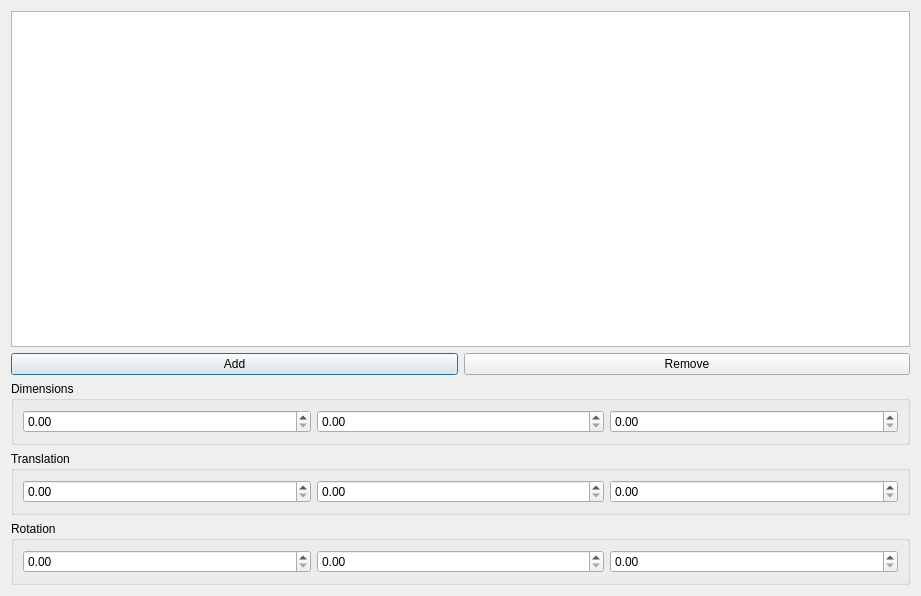
<?xml version="1.0" encoding="UTF-8"?>
<ui version="4.0">
 <class>Dialog</class>
 <widget class="QDialog" name="Dialog">
  <property name="geometry">
   <rect>
    <x>0</x>
    <y>0</y>
    <width>921</width>
    <height>596</height>
   </rect>
  </property>
  <property name="windowTitle">
   <string>Dialog</string>
  </property>
  <layout class="QVBoxLayout" name="verticalLayout">
   <item>
    <layout class="QHBoxLayout" name="mainLayout">
     <item>
      <layout class="QVBoxLayout" name="verticalLayout_2">
       <property name="sizeConstraint">
        <enum>QLayout::SetDefaultConstraint</enum>
       </property>
       <item>
        <widget class="QListWidget" name="cuboidList"/>
       </item>
       <item>
        <layout class="QHBoxLayout" name="horizontalLayout">
         <item>
          <widget class="QPushButton" name="addCuboidButton">
           <property name="text">
            <string>Add</string>
           </property>
          </widget>
         </item>
         <item>
          <widget class="QPushButton" name="removeCuboidButton">
           <property name="text">
            <string>Remove</string>
           </property>
          </widget>
         </item>
        </layout>
       </item>
       <item>
        <widget class="QGroupBox" name="groupBox">
         <property name="title">
          <string>Dimensions</string>
         </property>
         <layout class="QHBoxLayout" name="horizontalLayout_2">
          <item>
           <widget class="QDoubleSpinBox" name="dimensionsX"/>
          </item>
          <item>
           <widget class="QDoubleSpinBox" name="dimensionsY"/>
          </item>
          <item>
           <widget class="QDoubleSpinBox" name="dimensionsZ"/>
          </item>
         </layout>
        </widget>
       </item>
       <item>
        <widget class="QGroupBox" name="groupBox_3">
         <property name="title">
          <string>Translation</string>
         </property>
         <layout class="QHBoxLayout" name="horizontalLayout_4">
          <item>
           <widget class="QDoubleSpinBox" name="translationX"/>
          </item>
          <item>
           <widget class="QDoubleSpinBox" name="translationY"/>
          </item>
          <item>
           <widget class="QDoubleSpinBox" name="translationZ"/>
          </item>
         </layout>
        </widget>
       </item>
       <item>
        <widget class="QGroupBox" name="groupBox_2">
         <property name="title">
          <string>Rotation</string>
         </property>
         <layout class="QHBoxLayout" name="horizontalLayout_3">
          <item>
           <widget class="QDoubleSpinBox" name="rotationX"/>
          </item>
          <item>
           <widget class="QDoubleSpinBox" name="rotationY"/>
          </item>
          <item>
           <widget class="QDoubleSpinBox" name="rotationZ"/>
          </item>
         </layout>
        </widget>
       </item>
      </layout>
     </item>
    </layout>
   </item>
  </layout>
 </widget>
 <resources/>
 <connections/>
</ui>
